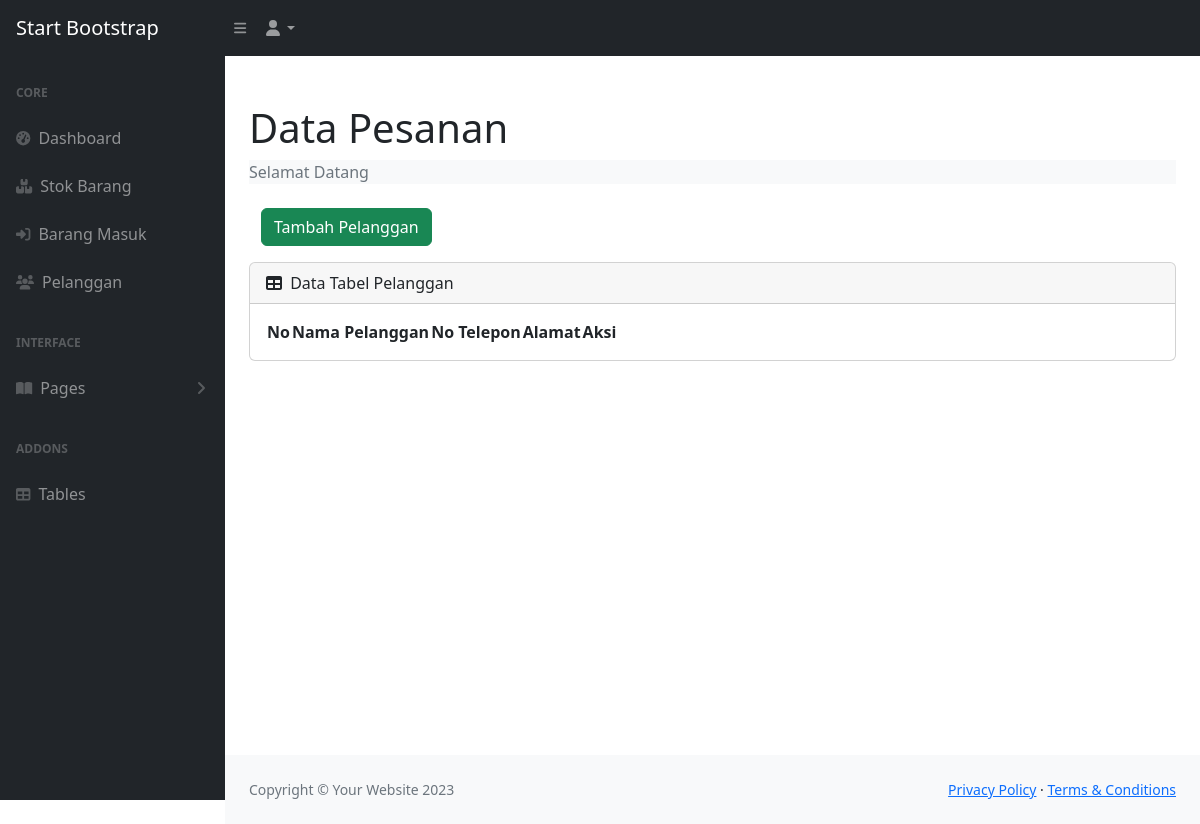
The app's page /pelanggan.php (signed in), older data.
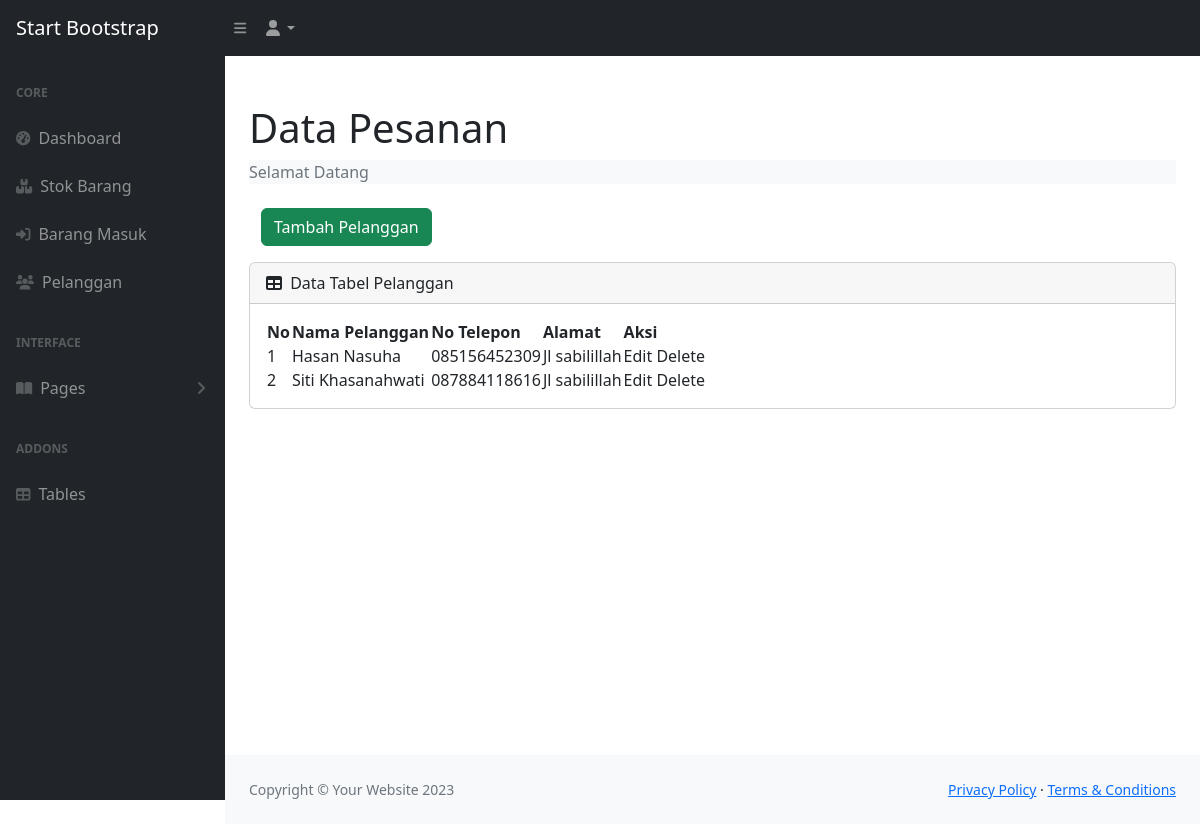
The same page, newer data.
### tables this page shows
CREATE TABLE `pelanggan` (
  `idpelanggan` int(11) NOT NULL,
  `nama_pelanggan` varchar(50) NOT NULL,
  `no_telp` varchar(20) NOT NULL,
  `alamat` text NOT NULL
);

### pelanggan.php (the view, shortened to what the changed rows need)
<?php
  require 'logincek.php';
?>
<!DOCTYPE html>
<html lang="en">
  <head>
    <link
      href="https://cdn.jsdelivr.net/npm/simple-datatables@7.1.2/dist/style.min.css"
      rel="stylesheet"
    />
    <link href="css/index.css" rel="stylesheet" />
  </head>
  <body class="sb-nav-fixed">
    <div id="layoutSidenav">
      <div id="layoutSidenav_content">
        <main>
          <div class="container-fluid px-4">
            <h1 class="mt-4">Data Pesanan</h1>
            <div class="card mb-4">
              <div class="card-body">
                <table id="datatablesSimple">
                  <thead>
                    <tr>
                      <th>No</th>
                      <th>Nama Pelanggan</th>
                      <th>No Telepon</th>
                      <th>Alamat</th>
                      <th>Aksi</th>
                    </tr>
                  </thead>
                  <tbody>
                  <?php
                    $get = mysqli_query($con, 'SELECT * FROM pelanggan');
                    $i = 1;
                    while($p = mysqli_fetch_array($get)){
                    $namapelanggan = $p['nama_pelanggan'];
                    $no_telp = $p['no_telp'];
                    $alamat = $p['alamat'];
                  ?>
                    <tr>
                      <td><?=$i++;?></td>
                      <td><?=$namapelanggan;?></td>
                      <td><?=$no_telp;?></td>
                      <td><?=$alamat;?></td>
                      <td>Edit Delete</td>
                    </tr>
                  <?php
                    };
                  ?>
                </tbody>
                </table>
              </div>
            </div>
          </div>
        </main>
      </div>
    </div>
  </body>
</html>

Row changes from the older to the newer data that the page shows:
added pelanggan: nama_pelanggan "Hasan Nasuha", no_telp "085156452309", alamat "Jl sabilillah"
added pelanggan: nama_pelanggan "Siti Khasanahwati", no_telp "087884118616", alamat "Jl sabilillah"
